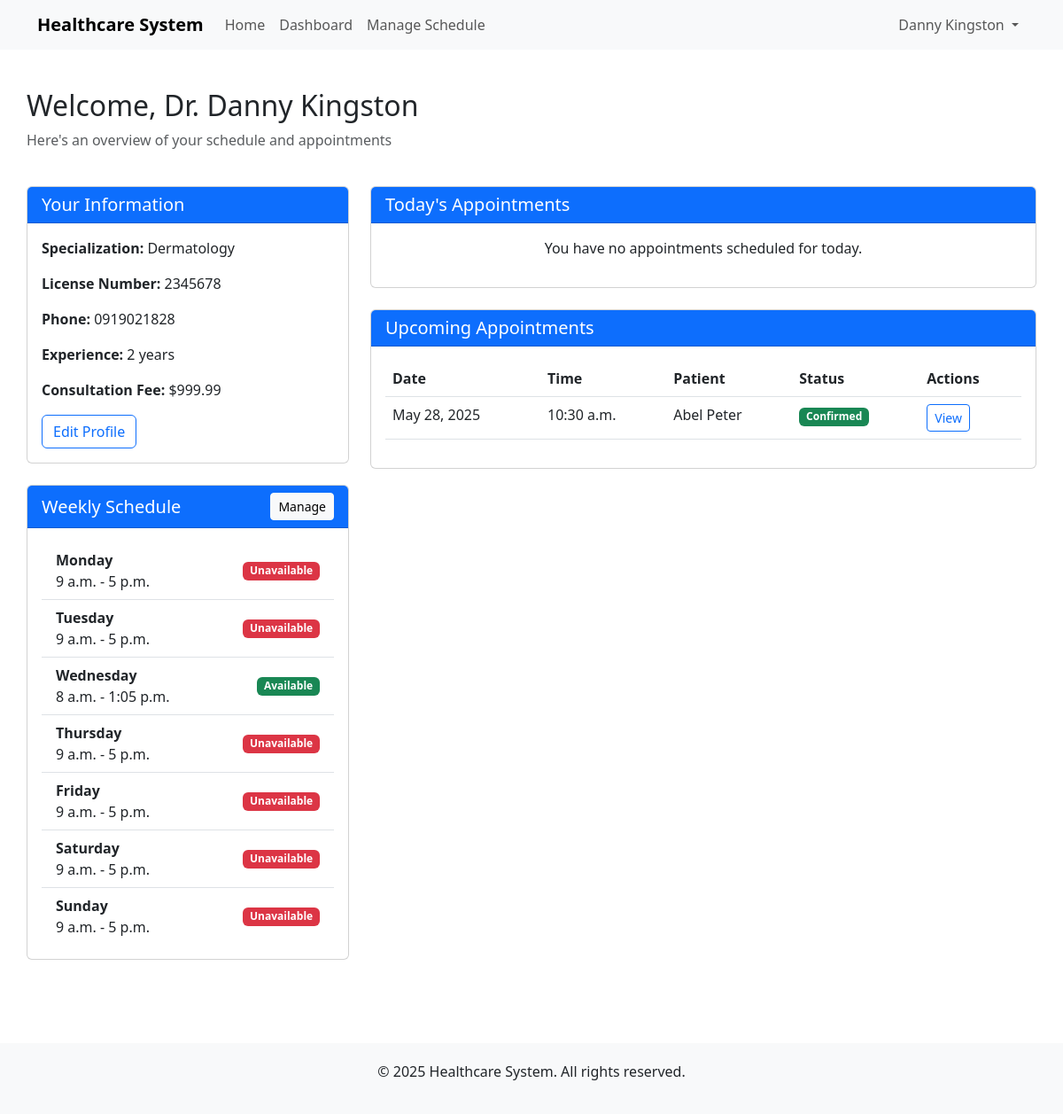
Page /doctor-dashboard/ (signed in) on the earlier database version.
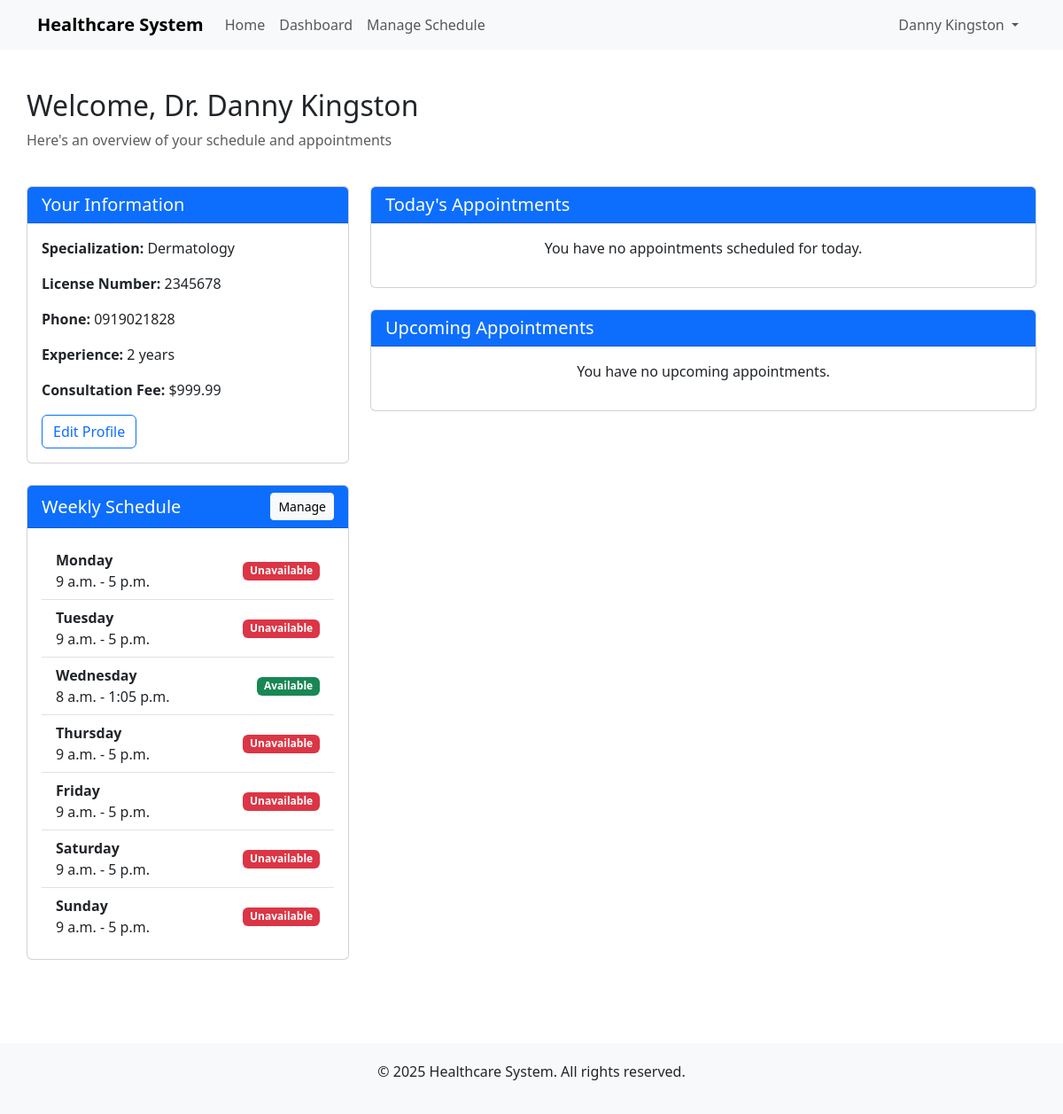
Same page on the later database version.
### doctors/models.py (models this page shows, shortened)
class DoctorSchedule(models.Model):
    DAYS_OF_WEEK = [
        (0, 'Monday'),
        (1, 'Tuesday'),
        (2, 'Wednesday'),
        (3, 'Thursday'),
        (4, 'Friday'),
        (5, 'Saturday'),
        (6, 'Sunday'),
    ]
    doctor = models.ForeignKey(Doctor, on_delete=models.CASCADE, related_name='schedules')
    day_of_week = models.IntegerField(choices=DAYS_OF_WEEK)
    start_time = models.TimeField()
    end_time = models.TimeField()
    is_available = models.BooleanField(default=True)
    class Meta:
        unique_together = ['doctor', 'day_of_week']
        ordering = ['day_of_week', 'start_time']

### appointments/models.py (models this page shows, shortened)
class Appointment(models.Model):
    STATUS_CHOICES = [
        ('SCHEDULED', 'Scheduled'),
        ('CONFIRMED', 'Confirmed'),
        ('COMPLETED', 'Completed'),
        ('CANCELLED', 'Cancelled'),
        ('NO_SHOW', 'No Show'),
    ]
    patient = models.ForeignKey(Patient, on_delete=models.CASCADE, related_name='appointments')
    doctor = models.ForeignKey(Doctor, on_delete=models.CASCADE, related_name='appointments')
    appointment_date = models.DateField()
    appointment_time = models.TimeField()
    status = models.CharField(max_length=10, choices=STATUS_CHOICES, default='SCHEDULED')
    reason = models.TextField()
    notes = models.TextField(blank=True)
    created_at = models.DateTimeField(auto_now_add=True)
    updated_at = models.DateTimeField(auto_now=True)
    class Meta:
        unique_together = ['doctor', 'appointment_date', 'appointment_time']
        ordering = ['appointment_date', 'appointment_time']

### patients/models.py (models this page shows)
class Patient(models.Model):
    GENDER_CHOICES = [
        ('M', 'Male'),
        ('F', 'Female'),
        ('O', 'Other'),
    ]
    user = models.OneToOneField(User, on_delete=models.CASCADE)
    date_of_birth = models.DateField(null=True, blank=True)
    gender = models.CharField(max_length=1, choices=GENDER_CHOICES)
    phone_regex = RegexValidator(regex=r'^\+?1?\d{9,15}$')
    phone_number = models.CharField(validators=[phone_regex], max_length=17)
    address = models.TextField()
    emergency_contact_name = models.CharField(max_length=100)
    emergency_contact_phone = models.CharField(validators=[phone_regex], max_length=17)
    insurance_provider = models.CharField(max_length=100)
    insurance_policy_number = models.CharField(max_length=50)
    created_at = models.DateTimeField(auto_now_add=True)
    updated_at = models.DateTimeField(auto_now=True)
    def __str__(self):
        return f"{self.user.first_name} {self.user.last_name}"
    class Meta:
        ordering = ['user__last_name', 'user__first_name']

### doctors/views.py (the view)
# urls.py: path('doctor-dashboard/', views.dashboard, name='doctor_dashboard'),
@login_required
def dashboard(request):
    try:
        doctor = request.user.doctor
    except Doctor.DoesNotExist:
        messages.error(request, "You don't have a doctor profile.")
        return redirect('home')
    today = timezone.now().date()
    today_appointments = Appointment.objects.filter(
        doctor=doctor,
        appointment_date=today
    ).order_by('appointment_time')
    upcoming_appointments = Appointment.objects.filter(
        doctor=doctor,
        appointment_date__gt=today,
        status__in=['SCHEDULED', 'CONFIRMED']
    ).order_by('appointment_date', 'appointment_time')[:5]
    schedules = DoctorSchedule.objects.filter(doctor=doctor).order_by('day_of_week')
    context = {
        'doctor': doctor,
        'today_appointments': today_appointments,
        'upcoming_appointments': upcoming_appointments,
        'schedules': schedules,
    }
    return render(request, 'doctors/dashboard.html', context)

### templates/doctors/dashboard.html (shortened to what the changed rows need)
{% extends 'base.html' %}
{% block content %}
<div class="row mt-4">
    <div class="col-md-12">
        <h2>Welcome, Dr. {{ user.get_full_name|default:user.username }}</h2>
    </div>
</div>
<div class="row mt-4">
    <div class="col-md-4">
        <div class="card mb-4">
            <div class="card-body">
                {% if schedules %}
                    <ul class="list-group list-group-flush">
                        {% for schedule in schedules %}
                        <li class="list-group-item d-flex justify-content-between align-items-center">
                            <div>
                                <strong>{{ schedule.get_day_of_week_display }}</strong><br>
                                {{ schedule.start_time }} - {{ schedule.end_time }}
                            </div>
                            <span class="badge {% if schedule.is_available %}bg-success{% else %}bg-danger{% endif %}">
                                {% if schedule.is_available %}Available{% else %}Unavailable{% endif %}
                            </span>
                        </li>
                        {% endfor %}
                    </ul>
                {% else %}
                    <p class="text-center">No schedule set up yet.</p>
                    <div class="text-center">
                        <a href="{% url 'manage_schedule' %}" class="btn btn-primary">Set Up Schedule</a>
                    </div>
                {% endif %}
            </div>
        </div>
    </div>
    <div class="col-md-8">
        <div class="card">
            <div class="card-body">
                {% if upcoming_appointments %}
                    <div class="table-responsive">
                        <table class="table table-hover">
                            <thead>
                                <tr>
                                    <th>Date</th>
                                    <th>Time</th>
                                    <th>Patient</th>
                                    <th>Status</th>
                                    <th>Actions</th>
                                </tr>
                            </thead>
                            <tbody>
                                {% for appointment in upcoming_appointments %}
                                <tr>
                                    <td>{{ appointment.appointment_date }}</td>
                                    <td>{{ appointment.appointment_time }}</td>
                                    <td>{{ appointment.patient }}</td>
                                    <td>
                                        <span class="badge {% if appointment.status == 'CONFIRMED' %}bg-success{% elif appointment.status == 'SCHEDULED' %}bg-warning{% else %}bg-secondary{% endif %}">
                                            {{ appointment.get_status_display }}
                                        </span>
                                    </td>
                                    <td>
                                        <a href="{% url 'appointment_detail' appointment.id %}" class="btn btn-sm btn-outline-primary">View</a>
                                    </td>
                                </tr>
                                {% endfor %}
                            </tbody>
                        </table>
                    </div>
                {% else %}
                    <p class="text-center">You have no upcoming appointments.</p>
                {% endif %}
            </div>
        </div>
    </div>
</div>
{% endblock %}

Differences in the rows shown:
no longer on this page (row edited): Appointment: appointment_date "May 28, 2025", appointment_time "10:30 a.m.", patient "Abel Peter", status "Confirmed"
Other differences:
text no longer shown: "Date Time Patient Status Actions"
text now shown: "You have no upcoming appointments."
